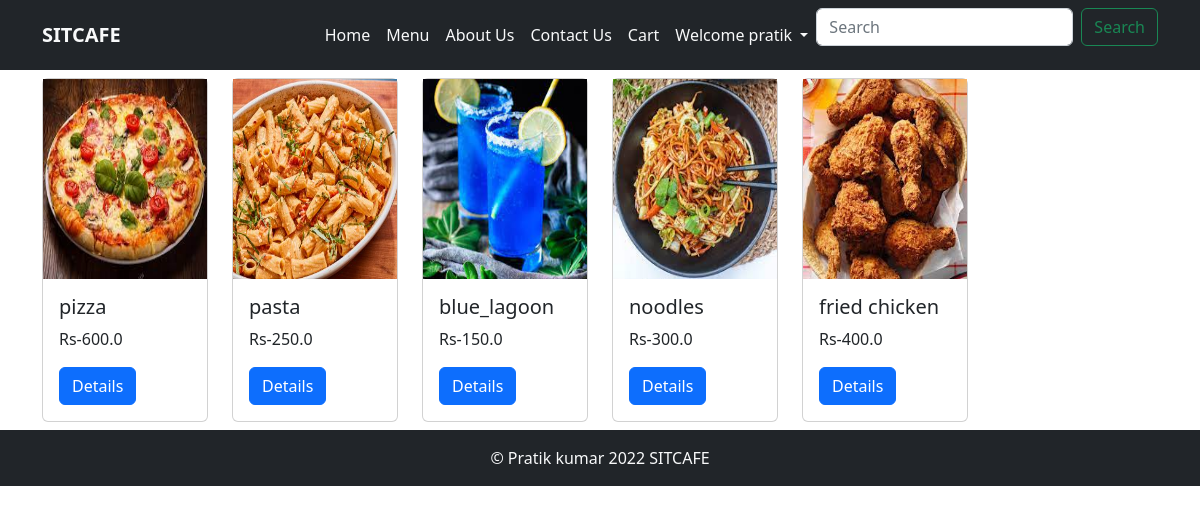
Page /food/menu/ (signed in) on the committed database.
### food/models.py (models this page shows, shortened)
class Food(models.Model):
    category = models.ForeignKey(cuisine, on_delete = models.DO_NOTHING)
    name = models.CharField(max_length = 100)
    description = models.TextField()
    secondery_desscription = models.TextField(blank = True)
    price = models.FloatField()
    is_available = models.BooleanField(default = True)
    image = models.ImageField(upload_to = "food_images/")

### food/views.py (the view)
# urls.py: path('menu/',views.menu,name='menu'),
def menu(request):
    foods = Food.objects.all()
    context = {
        'foods' : foods
    }
    return render(request,'food/menu.html',context)

### templates/food/menu.html (shortened to what this page needs)
{% extends 'base.html' %}
{% block content %}
<div class = 'container'>
    <div class = "row">
        {% for food in foods %}
            <div class = "col-md-2 col-6">
                <div class = "card my-2">
                    <img src="{{food.image.url}}" alt="" class = "card-top-img" height = 200px>
                    <div class ="card-body">
                        <h5 class ="h5">{{food.name}}</h5>
                        <p class = "card-text">Rs-{{food.price}}</p>
                        <a href="{% url 'details'  food.id %}" class = "btn btn-primary">Details</a>
                    </div>
                </div>
            </div>
        {% endfor %}
    </div>
</div>
{% endblock content %}

### templates/base.html (shortened to what this page needs)
{% load static %}
<html lang="en">
<head>
    <link rel="stylesheet" href="{% static 'bootstrpfile/css/bootstrap.min.css' %}">
    <link rel="stylesheet" href="{% static 'css/styles.css'%}">
    {% block css %}
      <link rel="stylesheet" href="{% static 'css/cartstyle.css' %}">
    {% endblock css %}
</head>
<body>
    <nav class="navbar navbar-expand-lg bg-dark ">
        <div class="container ">
          <a class="navbar-brand text-light" href="#"><b><b><b><b>SITCAFE</b></b></b></b></a>
          <div class="collapse navbar-collapse" id="navbarSupportedContent">
            <ul class="navbar-nav ms-auto mb-2 mb-lg-0">
              <li class="nav-item">
                <a class="nav-link active text-light" aria-current="page" href="{% url 'Home'%}">Home</a>
              </li>
              <li class="nav-item">
                <a class="nav-link active text-light" aria-current="page" href="{% url 'menu' %}">Menu</a>
              </li>
              <li class="nav-item">
                <a class="nav-link active text-light" aria-current="page" href="{% url 'About' %}">About Us</a>
              </li>
              <li class="nav-item">
                <a class="nav-link active text-light" aria-current="page" href="{% url 'Contact_us' %}">Contact Us</a>
              </li>
              {% if user.is_authenticated %}
              <li class="nav-item">
                <a class="nav-link active text-light" aria-current="page" href="{% url 'cart' %}">Cart</a>
              </li>
              <li class="nav-item dropdown">
                <a class="nav-link dropdown-toggle text-light" href="#" role="button" data-bs-toggle="dropdown" aria-expanded="false">
                  Welcome {{user}}
                </a>
              </li>
              {% endif %}
            </ul>
            <form class="d-flex" role="search" action ="{% url 'search' %}" method ="post">
              <input class="form-control me-2" type="search" name = "search" placeholder="Search" aria-label="Search">
              <button class="btn btn-outline-success" type="submit">Search</button>
            </form>
          </div>
        </div>
      </nav>
    {% block content %}
    {% endblock content %}
    <footer class = "bg-dark p-3 text-center text-light"  >
        &copy; Pratik kumar 2022 SITCAFE
    </footer>
</body>
</html>

### rows in the picture
Food: image (picture), name "pizza", price "600.0"
Food: image (picture), name "pasta", price "250.0"
Food: image (picture), name "blue_lagoon", price "150.0"
Food: image (picture), name "noodles", price "300.0"
Food: image (picture), name "fried chicken", price "400.0"

### other values in the picture
{{ user }} "pratik"
